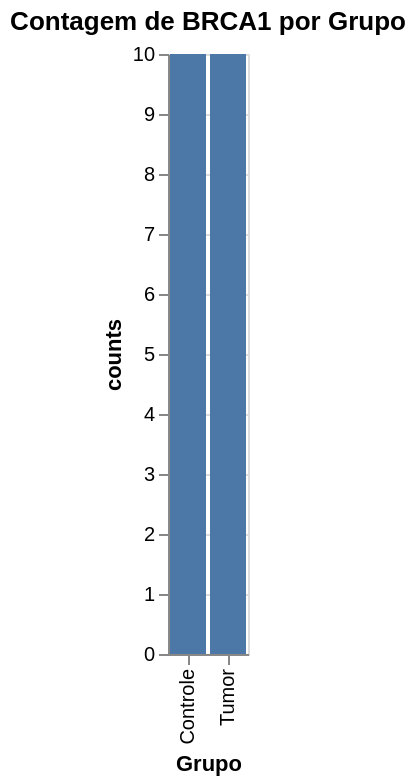

Notebook code for this chart:
### Markdown cell above
### 📝 **Problema 1.3**

**🎯 Objetivo:** Usando uma filtragem simples, faça um histograma comparando a quantidade de amostras de cada grupo de controle para o genes `BRCA1`.

### Code cell
#TODO: Filtre o dados
geneBRCA1_df = df[df['Genes'] == 'BRCA1']

#TODO: Conte os dados de cada grupo
geneBRCA1_counts = geneBRCA1_df.groupby('Grupo').size()

#TODO: Crie o gráfico

#Dica: Siga os mesmos passos da problema anterior

alt.Chart(geneBRCA1_counts.reset_index(name='counts')).mark_bar().encode(
    x='Grupo:N',
    y='counts:Q'
).properties(
    title='Contagem de BRCA1 por Grupo'
)

### Figure 1 — Vega-Lite specification as saved in the notebook (floating-point values rounded to 4 significant figures)
{"config": {"view": {"continuousWidth": 300, "continuousHeight": 300}}, "data": {"name": "data-3e11f6efbfebb5a783d87689dee12aab"}, "mark": {"type": "bar"}, "encoding": {"x": {"field": "Grupo", "type": "nominal"}, "y": {"field": "counts", "type": "quantitative"}}, "title": "Contagem de BRCA1 por Grupo", "$schema": "https://vega.github.io/schema/vega-lite/v5.8.0.json", "datasets": {"data-3e11f6efbfebb5a783d87689dee12aab": [{"Grupo": "Controle", "counts": 10}, {"Grupo": "Tumor", "counts": 10}]}}
